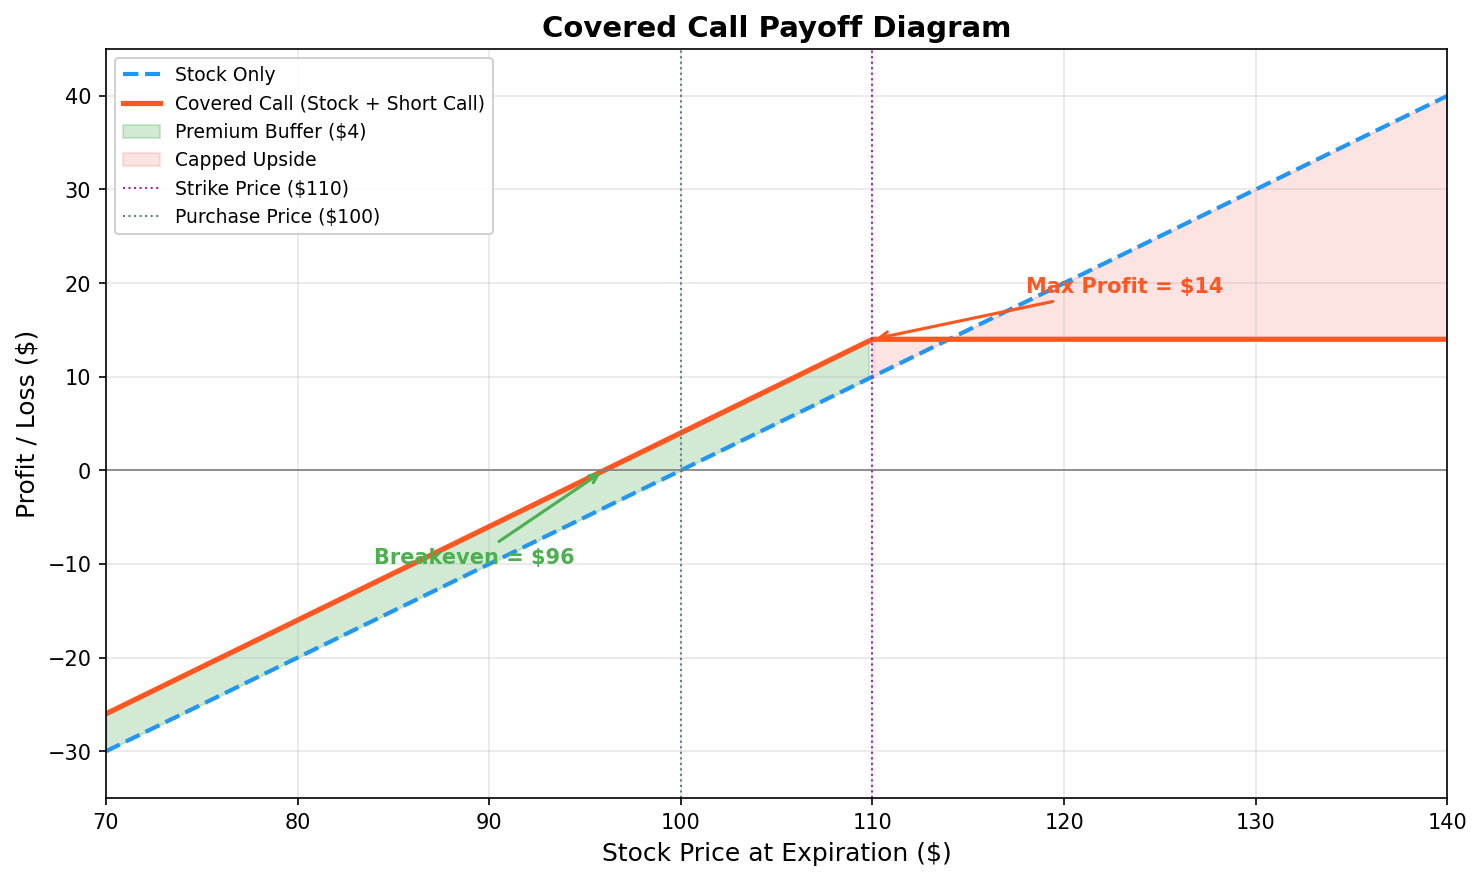

Source code (Python):
"""
Week 27: Covered Call Payoff Diagram
=====================================
Visualizes the payoff of a covered call strategy compared to holding
stock only. Shows how the short call caps upside but the premium
received provides a buffer on the downside.

Output: week27_covered_call.png
"""

import numpy as np
import matplotlib.pyplot as plt
import matplotlib.patches as mpatches

# -------------------------------------------------------------------
# Parameters
# -------------------------------------------------------------------
stock_purchase_price = 100  # bought stock at $100
strike_price = 110          # sold call with strike $110
premium_received = 4        # collected $4 premium

# -------------------------------------------------------------------
# Stock price range at expiration
# -------------------------------------------------------------------
stock_prices = np.linspace(70, 140, 300)

# -------------------------------------------------------------------
# Payoff calculations
# -------------------------------------------------------------------
# Stock-only P&L
stock_pnl = stock_prices - stock_purchase_price

# Short call P&L (obligation to sell at strike if exercised)
short_call_pnl = np.where(
    stock_prices <= strike_price,
    premium_received,                                   # call expires worthless
    premium_received - (stock_prices - strike_price)    # call exercised
)

# Covered call = stock + short call
covered_call_pnl = stock_pnl + short_call_pnl

# -------------------------------------------------------------------
# Plotting
# -------------------------------------------------------------------
fig, ax = plt.subplots(figsize=(10, 6))

# Stock-only payoff
ax.plot(stock_prices, stock_pnl, color="#2196F3", linewidth=2,
        label="Stock Only", linestyle="--")

# Covered call payoff
ax.plot(stock_prices, covered_call_pnl, color="#FF5722", linewidth=2.5,
        label="Covered Call (Stock + Short Call)")

# Shade the premium-received area (buffer zone between the two lines
# where covered call outperforms stock-only, i.e. below strike)
mask_below = stock_prices <= strike_price
ax.fill_between(
    stock_prices[mask_below],
    stock_pnl[mask_below],
    covered_call_pnl[mask_below],
    color="#4CAF50", alpha=0.25,
    label=f"Premium Buffer (${premium_received})"
)

# Shade the capped-upside area (above strike, where stock outperforms)
mask_above = stock_prices >= strike_price
ax.fill_between(
    stock_prices[mask_above],
    covered_call_pnl[mask_above],
    stock_pnl[mask_above],
    color="#F44336", alpha=0.15,
    label="Capped Upside"
)

# Reference lines
ax.axhline(0, color="grey", linewidth=0.8, linestyle="-")
ax.axvline(strike_price, color="#9C27B0", linewidth=1, linestyle=":",
           label=f"Strike Price (${strike_price})")
ax.axvline(stock_purchase_price, color="#607D8B", linewidth=1,
           linestyle=":", label=f"Purchase Price (${stock_purchase_price})")

# Max profit annotation
max_profit = (strike_price - stock_purchase_price) + premium_received
ax.annotate(
    f"Max Profit = ${max_profit}",
    xy=(strike_price, max_profit),
    xytext=(strike_price + 8, max_profit + 5),
    fontsize=10, fontweight="bold", color="#FF5722",
    arrowprops=dict(arrowstyle="->", color="#FF5722", lw=1.5),
)

# Breakeven annotation
breakeven = stock_purchase_price - premium_received
ax.annotate(
    f"Breakeven = ${breakeven}",
    xy=(breakeven, 0),
    xytext=(breakeven - 12, -10),
    fontsize=10, fontweight="bold", color="#4CAF50",
    arrowprops=dict(arrowstyle="->", color="#4CAF50", lw=1.5),
)

# Labels and formatting
ax.set_title("Covered Call Payoff Diagram", fontsize=14, fontweight="bold")
ax.set_xlabel("Stock Price at Expiration ($)", fontsize=12)
ax.set_ylabel("Profit / Loss ($)", fontsize=12)
ax.legend(loc="upper left", fontsize=9, framealpha=0.9)
ax.grid(True, alpha=0.3)
ax.set_xlim(70, 140)
ax.set_ylim(-35, 45)

plt.tight_layout()
plt.savefig("B:/chanmainvest/tutorial/course/animation/week27_covered_call.png",
            dpi=150, bbox_inches="tight")
plt.close()
print("Saved week27_covered_call.png")
